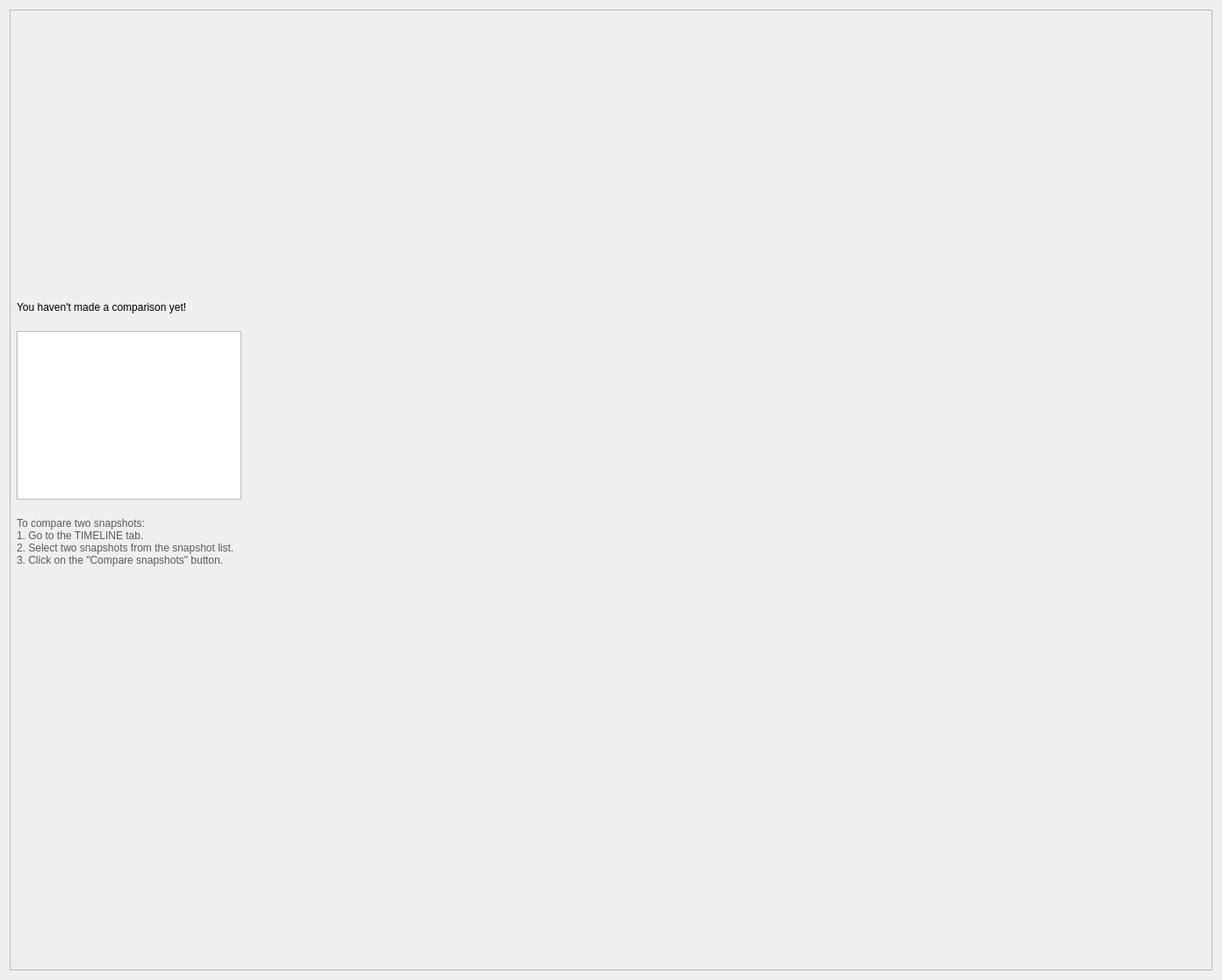
<?xml version="1.0" encoding="UTF-8"?>
<ui version="4.0">
 <class>CompareStartPane</class>
 <widget class="QWidget" name="CompareStartPane">
  <property name="geometry">
   <rect>
    <x>0</x>
    <y>0</y>
    <width>1392</width>
    <height>1116</height>
   </rect>
  </property>
  <layout class="QHBoxLayout" name="horizontal_layout_">
   <item>
    <widget class="QScrollArea" name="main_scroll_area_">
     <property name="widgetResizable">
      <bool>true</bool>
     </property>
     <widget class="QWidget" name="main_content_">
      <property name="geometry">
       <rect>
        <x>0</x>
        <y>0</y>
        <width>1368</width>
        <height>1092</height>
       </rect>
      </property>
      <layout class="QGridLayout" name="grid_layout_">
       <property name="leftMargin">
        <number>0</number>
       </property>
       <property name="topMargin">
        <number>0</number>
       </property>
       <property name="rightMargin">
        <number>0</number>
       </property>
       <property name="bottomMargin">
        <number>0</number>
       </property>
       <property name="spacing">
        <number>0</number>
       </property>
       <item row="0" column="1">
        <spacer name="vertical_spacer_">
         <property name="orientation">
          <enum>Qt::Vertical</enum>
         </property>
         <property name="sizeHint" stdset="0">
          <size>
           <width>0</width>
           <height>0</height>
          </size>
         </property>
        </spacer>
       </item>
       <item row="1" column="0">
        <spacer name="horizontal_spacer_">
         <property name="orientation">
          <enum>Qt::Horizontal</enum>
         </property>
        </spacer>
       </item>
       <item row="2" column="1">
        <spacer name="vertical_spacer_2_">
         <property name="orientation">
          <enum>Qt::Vertical</enum>
         </property>
         <property name="sizeHint" stdset="0">
          <size>
           <width>0</width>
           <height>0</height>
          </size>
         </property>
        </spacer>
       </item>
       <item row="1" column="2">
        <spacer name="horizontal_spacer_1_">
         <property name="orientation">
          <enum>Qt::Horizontal</enum>
         </property>
        </spacer>
       </item>
       <item row="1" column="1">
        <layout class="QVBoxLayout" name="vertical_layout_">
         <property name="spacing">
          <number>20</number>
         </property>
         <item>
          <widget class="ScaledLabel" name="title_text_">
           <property name="sizePolicy">
            <sizepolicy hsizetype="Fixed" vsizetype="Fixed">
             <horstretch>0</horstretch>
             <verstretch>0</verstretch>
            </sizepolicy>
           </property>
           <property name="text">
            <string>You haven't made a comparison yet!</string>
           </property>
           <property name="alignment">
            <set>Qt::AlignLeading|Qt::AlignLeft|Qt::AlignVCenter</set>
           </property>
          </widget>
         </item>
         <item>
          <widget class="QGraphicsView" name="graphics_view_">
           <property name="sizePolicy">
            <sizepolicy hsizetype="Fixed" vsizetype="Fixed">
             <horstretch>0</horstretch>
             <verstretch>0</verstretch>
            </sizepolicy>
           </property>
          </widget>
         </item>
         <item>
          <widget class="ScaledLabel" name="instruction_title_">
           <property name="sizePolicy">
            <sizepolicy hsizetype="Minimum" vsizetype="Minimum">
             <horstretch>0</horstretch>
             <verstretch>0</verstretch>
            </sizepolicy>
           </property>
           <property name="minimumSize">
            <size>
             <width>700</width>
             <height>185</height>
            </size>
           </property>
           <property name="text">
            <string>&lt;html&gt;&lt;head/&gt;&lt;body&gt;&lt;p&gt;&lt;span style=&quot; color:#5a5a5a;&quot;&gt;To compare two snapshots:&lt;br/&gt;1. Go to the TIMELINE tab.&lt;br/&gt;2. Select two snapshots from the snapshot list.&lt;br/&gt;3. Click on the &amp;quot;Compare snapshots&amp;quot; button.&lt;/span&gt;&lt;/p&gt;&lt;/body&gt;&lt;/html&gt;</string>
           </property>
           <property name="alignment">
            <set>Qt::AlignLeading|Qt::AlignLeft|Qt::AlignTop</set>
           </property>
           <property name="wordWrap">
            <bool>true</bool>
           </property>
          </widget>
         </item>
        </layout>
       </item>
      </layout>
     </widget>
    </widget>
   </item>
  </layout>
 </widget>
 <customwidgets>
  <customwidget>
   <class>ScaledLabel</class>
   <extends>QLabel</extends>
   <header>qt_common/custom_widgets/scaled_label.h</header>
  </customwidget>
 </customwidgets>
 <resources>
  <include location="resources.qrc"/>
 </resources>
 <connections/>
</ui>
